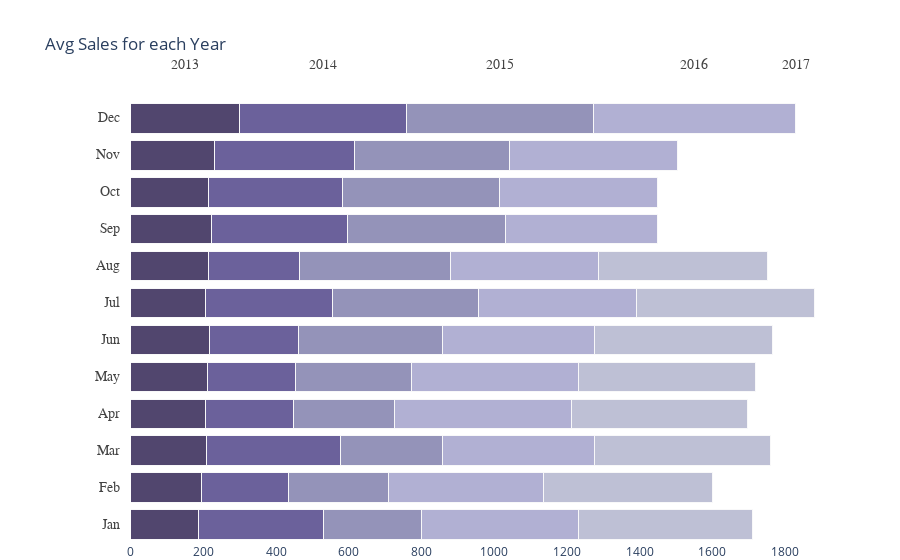

This figure's notebook cell:
### Code cell
# Sales across the years NOTE no data for year 2017
df_2013 = train1[train1['year']==2013][['month','sales']]
df_2013 = df_2013.groupby('month').agg({"sales" : "mean"}).reset_index().rename(columns={'sales':'s13'})
df_2014 = train1[train1['year']==2014][['month','sales']]
df_2014 = df_2014.groupby('month').agg({"sales" : "mean"}).reset_index().rename(columns={'sales':'s14'})
df_2015 = train1[train1['year']==2015][['month','sales']]
df_2015 = df_2015.groupby('month').agg({"sales" : "mean"}).reset_index().rename(columns={'sales':'s15'})
df_2016 = train1[train1['year']==2016][['month','sales']]
df_2016 = df_2016.groupby('month').agg({"sales" : "mean"}).reset_index().rename(columns={'sales':'s16'})
df_2017 = train1[train1['year']==2017][['month','sales']]
df_2017 = df_2017.groupby('month').agg({"sales" : "mean"}).reset_index()
df_2017_no = pd.DataFrame({'month': [9,10,11,12], 'sales':[0,0,0,0]})
df_2017 = df_2017.append(df_2017_no).rename(columns={'sales':'s17'})
df_year = df_2013.merge(df_2014,on='month').merge(df_2015,on='month').merge(df_2016,on='month').merge(df_2017,on='month')

# top levels
top_labels = ['2013', '2014', '2015', '2016', '2017']

colors = ['rgba(38, 24, 74, 0.8)', 'rgba(71, 58, 131, 0.8)',
          'rgba(122, 120, 168, 0.8)', 'rgba(164, 163, 204, 0.85)',
          'rgba(190, 192, 213, 1)']

# X axis value 
df_year = df_year[['s13','s14','s15','s16','s17']].replace(np.nan,0)
x_data = df_year.values

# y axis value (Month)
df_2013['month'] =['Jan','Feb','Mar','Apr','May','Jun','Jul','Aug','Sep','Oct','Nov','Dec']
y_data = df_2013['month'].tolist()

fig = go.Figure()
for i in range(0, len(x_data[0])):
    for xd, yd in zip(x_data, y_data):
        fig.add_trace(go.Bar(
            x=[xd[i]], y=[yd],
            orientation='h',
            marker=dict(
                color=colors[i],
                line=dict(color='rgb(248, 248, 249)', width=1)
            )
        ))

fig.update_layout(title='Avg Sales for each Year',
    xaxis=dict(showgrid=False, 
               zeroline=False, domain=[0.15, 1]),
    yaxis=dict(showgrid=False, showline=False,
               showticklabels=False, zeroline=False),
    barmode='stack', 
    template="plotly_white",
    margin=dict(l=0, r=50, t=100, b=10),
    showlegend=False, 
)

annotations = []
for yd, xd in zip(y_data, x_data):
    # labeling the y-axis
    annotations.append(dict(xref='paper', yref='y',
                            x=0.14, y=yd,
                            xanchor='right',
                            text=str(yd),
                            font=dict(family='Arial', size=14,
                                      color='rgb(67, 67, 67)'),
                            showarrow=False, align='right'))
    # labeling the first Likert scale (on the top)
    if yd == y_data[-1]:
        annotations.append(dict(xref='x', yref='paper',
                                x=xd[0] / 2, y=1.1,
                                text=top_labels[0],
                                font=dict(family='Arial', size=14,
                                          color='rgb(67, 67, 67)'),
                          showarrow=False))
    space = xd[0]
    for i in range(1, len(xd)):
            # labeling the Likert scale
            if yd == y_data[-1]:
                annotations.append(dict(xref='x', yref='paper',
                                        x=space + (xd[i]/2), y=1.1,
                                        text=top_labels[i],
                                        font=dict(family='Arial', size=14,
                                                  color='rgb(67, 67, 67)'),
                                        showarrow=False))
            space += xd[i]
fig.update_layout(
    annotations=annotations)
fig.show()

### Figure 1 — Plotly figure (JSON) as saved in the notebook; plotly's stock layout.template omitted (floating-point values rounded to 4 significant figures)
{"data": [{"marker": {"color": "rgba(38, 24, 74, 0.8)", "line": {"color": "rgb(248, 248, 249)", "width": 1}}, "orientation": "h", "type": "bar", "x": [187.0], "y": ["Jan"]}, {"marker": {"color": "rgba(38, 24, 74, 0.8)", "line": {"color": "rgb(248, 248, 249)", "width": 1}}, "orientation": "h", "type": "bar", "x": [193.6], "y": ["Feb"]}, {"marker": {"color": "rgba(38, 24, 74, 0.8)", "line": {"color": "rgb(248, 248, 249)", "width": 1}}, "orientation": "h", "type": "bar", "x": [206.9], "y": ["Mar"]}, {"marker": {"color": "rgba(38, 24, 74, 0.8)", "line": {"color": "rgb(248, 248, 249)", "width": 1}}, "orientation": "h", "type": "bar", "x": [205.6], "y": ["Apr"]}, {"marker": {"color": "rgba(38, 24, 74, 0.8)", "line": {"color": "rgb(248, 248, 249)", "width": 1}}, "orientation": "h", "type": "bar", "x": [210.2], "y": ["May"]}, {"marker": {"color": "rgba(38, 24, 74, 0.8)", "line": {"color": "rgb(248, 248, 249)", "width": 1}}, "orientation": "h", "type": "bar", "x": [215.7], "y": ["Jun"]}, {"marker": {"color": "rgba(38, 24, 74, 0.8)", "line": {"color": "rgb(248, 248, 249)", "width": 1}}, "orientation": "h", "type": "bar", "x": [204.0], "y": ["Jul"]}, {"marker": {"color": "rgba(38, 24, 74, 0.8)", "line": {"color": "rgb(248, 248, 249)", "width": 1}}, "orientation": "h", "type": "bar", "x": [212.5], "y": ["Aug"]}, {"marker": {"color": "rgba(38, 24, 74, 0.8)", "line": {"color": "rgb(248, 248, 249)", "width": 1}}, "orientation": "h", "type": "bar", "x": [220.6], "y": ["Sep"]}, {"marker": {"color": "rgba(38, 24, 74, 0.8)", "line": {"color": "rgb(248, 248, 249)", "width": 1}}, "orientation": "h", "type": "bar", "x": [213.2], "y": ["Oct"]}, {"marker": {"color": "rgba(38, 24, 74, 0.8)", "line": {"color": "rgb(248, 248, 249)", "width": 1}}, "orientation": "h", "type": "bar", "x": [231.1], "y": ["Nov"]}, {"marker": {"color": "rgba(38, 24, 74, 0.8)", "line": {"color": "rgb(248, 248, 249)", "width": 1}}, "orientation": "h", "type": "bar", "x": [298.7], "y": ["Dec"]}, {"marker": {"color": "rgba(71, 58, 131, 0.8)", "line": {"color": "rgb(248, 248, 249)", "width": 1}}, "orientation": "h", "type": "bar", "x": [342.3], "y": ["Jan"]}, {"marker": {"color": "rgba(71, 58, 131, 0.8)", "line": {"color": "rgb(248, 248, 249)", "width": 1}}, "orientation": "h", "type": "bar", "x": [241.3], "y": ["Feb"]}, {"marker": {"color": "rgba(71, 58, 131, 0.8)", "line": {"color": "rgb(248, 248, 249)", "width": 1}}, "orientation": "h", "type": "bar", "x": [368.7], "y": ["Mar"]}, {"marker": {"color": "rgba(71, 58, 131, 0.8)", "line": {"color": "rgb(248, 248, 249)", "width": 1}}, "orientation": "h", "type": "bar", "x": [240.6], "y": ["Apr"]}, {"marker": {"color": "rgba(71, 58, 131, 0.8)", "line": {"color": "rgb(248, 248, 249)", "width": 1}}, "orientation": "h", "type": "bar", "x": [242.2], "y": ["May"]}, {"marker": {"color": "rgba(71, 58, 131, 0.8)", "line": {"color": "rgb(248, 248, 249)", "width": 1}}, "orientation": "h", "type": "bar", "x": [244.6], "y": ["Jun"]}, {"marker": {"color": "rgba(71, 58, 131, 0.8)", "line": {"color": "rgb(248, 248, 249)", "width": 1}}, "orientation": "h", "type": "bar", "x": [350.8], "y": ["Jul"]}, {"marker": {"color": "rgba(71, 58, 131, 0.8)", "line": {"color": "rgb(248, 248, 249)", "width": 1}}, "orientation": "h", "type": "bar", "x": [251.4], "y": ["Aug"]}, {"marker": {"color": "rgba(71, 58, 131, 0.8)", "line": {"color": "rgb(248, 248, 249)", "width": 1}}, "orientation": "h", "type": "bar", "x": [374.5], "y": ["Sep"]}, {"marker": {"color": "rgba(71, 58, 131, 0.8)", "line": {"color": "rgb(248, 248, 249)", "width": 1}}, "orientation": "h", "type": "bar", "x": [369.2], "y": ["Oct"]}, {"marker": {"color": "rgba(71, 58, 131, 0.8)", "line": {"color": "rgb(248, 248, 249)", "width": 1}}, "orientation": "h", "type": "bar", "x": [384.1], "y": ["Nov"]}, {"marker": {"color": "rgba(71, 58, 131, 0.8)", "line": {"color": "rgb(248, 248, 249)", "width": 1}}, "orientation": "h", "type": "bar", "x": [459.8], "y": ["Dec"]}, {"marker": {"color": "rgba(122, 120, 168, 0.8)", "line": {"color": "rgb(248, 248, 249)", "width": 1}}, "orientation": "h", "type": "bar", "x": [269.7], "y": ["Jan"]}, {"marker": {"color": "rgba(122, 120, 168, 0.8)", "line": {"color": "rgb(248, 248, 249)", "width": 1}}, "orientation": "h", "type": "bar", "x": [275.4], "y": ["Feb"]}, {"marker": {"color": "rgba(122, 120, 168, 0.8)", "line": {"color": "rgb(248, 248, 249)", "width": 1}}, "orientation": "h", "type": "bar", "x": [282.4], "y": ["Mar"]}, {"marker": {"color": "rgba(122, 120, 168, 0.8)", "line": {"color": "rgb(248, 248, 249)", "width": 1}}, "orientation": "h", "type": "bar", "x": [279.7], "y": ["Apr"]}, {"marker": {"color": "rgba(122, 120, 168, 0.8)", "line": {"color": "rgb(248, 248, 249)", "width": 1}}, "orientation": "h", "type": "bar", "x": [321.0], "y": ["May"]}, {"marker": {"color": "rgba(122, 120, 168, 0.8)", "line": {"color": "rgb(248, 248, 249)", "width": 1}}, "orientation": "h", "type": "bar", "x": [397.2], "y": ["Jun"]}, {"marker": {"color": "rgba(122, 120, 168, 0.8)", "line": {"color": "rgb(248, 248, 249)", "width": 1}}, "orientation": "h", "type": "bar", "x": [403.0], "y": ["Jul"]}, {"marker": {"color": "rgba(122, 120, 168, 0.8)", "line": {"color": "rgb(248, 248, 249)", "width": 1}}, "orientation": "h", "type": "bar", "x": [415.7], "y": ["Aug"]}, {"marker": {"color": "rgba(122, 120, 168, 0.8)", "line": {"color": "rgb(248, 248, 249)", "width": 1}}, "orientation": "h", "type": "bar", "x": [434.7], "y": ["Sep"]}, {"marker": {"color": "rgba(122, 120, 168, 0.8)", "line": {"color": "rgb(248, 248, 249)", "width": 1}}, "orientation": "h", "type": "bar", "x": [432.2], "y": ["Oct"]}, {"marker": {"color": "rgba(122, 120, 168, 0.8)", "line": {"color": "rgb(248, 248, 249)", "width": 1}}, "orientation": "h", "type": "bar", "x": [426.6], "y": ["Nov"]}, {"marker": {"color": "rgba(122, 120, 168, 0.8)", "line": {"color": "rgb(248, 248, 249)", "width": 1}}, "orientation": "h", "type": "bar", "x": [513.8], "y": ["Dec"]}, {"marker": {"color": "rgba(164, 163, 204, 0.85)", "line": {"color": "rgb(248, 248, 249)", "width": 1}}, "orientation": "h", "type": "bar", "x": [434.1], "y": ["Jan"]}, {"marker": {"color": "rgba(164, 163, 204, 0.85)", "line": {"color": "rgb(248, 248, 249)", "width": 1}}, "orientation": "h", "type": "bar", "x": [424.7], "y": ["Feb"]}, {"marker": {"color": "rgba(164, 163, 204, 0.85)", "line": {"color": "rgb(248, 248, 249)", "width": 1}}, "orientation": "h", "type": "bar", "x": [418.7], "y": ["Mar"]}, {"marker": {"color": "rgba(164, 163, 204, 0.85)", "line": {"color": "rgb(248, 248, 249)", "width": 1}}, "orientation": "h", "type": "bar", "x": [488.1], "y": ["Apr"]}, {"marker": {"color": "rgba(164, 163, 204, 0.85)", "line": {"color": "rgb(248, 248, 249)", "width": 1}}, "orientation": "h", "type": "bar", "x": [457.7], "y": ["May"]}, {"marker": {"color": "rgba(164, 163, 204, 0.85)", "line": {"color": "rgb(248, 248, 249)", "width": 1}}, "orientation": "h", "type": "bar", "x": [419.6], "y": ["Jun"]}, {"marker": {"color": "rgba(164, 163, 204, 0.85)", "line": {"color": "rgb(248, 248, 249)", "width": 1}}, "orientation": "h", "type": "bar", "x": [432.6], "y": ["Jul"]}, {"marker": {"color": "rgba(164, 163, 204, 0.85)", "line": {"color": "rgb(248, 248, 249)", "width": 1}}, "orientation": "h", "type": "bar", "x": [406.4], "y": ["Aug"]}, {"marker": {"color": "rgba(164, 163, 204, 0.85)", "line": {"color": "rgb(248, 248, 249)", "width": 1}}, "orientation": "h", "type": "bar", "x": [419.3], "y": ["Sep"]}, {"marker": {"color": "rgba(164, 163, 204, 0.85)", "line": {"color": "rgb(248, 248, 249)", "width": 1}}, "orientation": "h", "type": "bar", "x": [435.0], "y": ["Oct"]}, {"marker": {"color": "rgba(164, 163, 204, 0.85)", "line": {"color": "rgb(248, 248, 249)", "width": 1}}, "orientation": "h", "type": "bar", "x": [462.9], "y": ["Nov"]}, {"marker": {"color": "rgba(164, 163, 204, 0.85)", "line": {"color": "rgb(248, 248, 249)", "width": 1}}, "orientation": "h", "type": "bar", "x": [557.1], "y": ["Dec"]}, {"marker": {"color": "rgba(190, 192, 213, 1)", "line": {"color": "rgb(248, 248, 249)", "width": 1}}, "orientation": "h", "type": "bar", "x": [476.6], "y": ["Jan"]}, {"marker": {"color": "rgba(190, 192, 213, 1)", "line": {"color": "rgb(248, 248, 249)", "width": 1}}, "orientation": "h", "type": "bar", "x": [466.0], "y": ["Feb"]}, {"marker": {"color": "rgba(190, 192, 213, 1)", "line": {"color": "rgb(248, 248, 249)", "width": 1}}, "orientation": "h", "type": "bar", "x": [483.4], "y": ["Mar"]}, {"marker": {"color": "rgba(190, 192, 213, 1)", "line": {"color": "rgb(248, 248, 249)", "width": 1}}, "orientation": "h", "type": "bar", "x": [482.2], "y": ["Apr"]}, {"marker": {"color": "rgba(190, 192, 213, 1)", "line": {"color": "rgb(248, 248, 249)", "width": 1}}, "orientation": "h", "type": "bar", "x": [487.2], "y": ["May"]}, {"marker": {"color": "rgba(190, 192, 213, 1)", "line": {"color": "rgb(248, 248, 249)", "width": 1}}, "orientation": "h", "type": "bar", "x": [488.7], "y": ["Jun"]}, {"marker": {"color": "rgba(190, 192, 213, 1)", "line": {"color": "rgb(248, 248, 249)", "width": 1}}, "orientation": "h", "type": "bar", "x": [489.9], "y": ["Jul"]}, {"marker": {"color": "rgba(190, 192, 213, 1)", "line": {"color": "rgb(248, 248, 249)", "width": 1}}, "orientation": "h", "type": "bar", "x": [465.1], "y": ["Aug"]}, {"marker": {"color": "rgba(190, 192, 213, 1)", "line": {"color": "rgb(248, 248, 249)", "width": 1}}, "orientation": "h", "type": "bar", "x": [0], "y": ["Sep"]}, {"marker": {"color": "rgba(190, 192, 213, 1)", "line": {"color": "rgb(248, 248, 249)", "width": 1}}, "orientation": "h", "type": "bar", "x": [0], "y": ["Oct"]}, {"marker": {"color": "rgba(190, 192, 213, 1)", "line": {"color": "rgb(248, 248, 249)", "width": 1}}, "orientation": "h", "type": "bar", "x": [0], "y": ["Nov"]}, {"marker": {"color": "rgba(190, 192, 213, 1)", "line": {"color": "rgb(248, 248, 249)", "width": 1}}, "orientation": "h", "type": "bar", "x": [0], "y": ["Dec"]}], "layout": {"annotations": [{"align": "right", "font": {"color": "rgb(67, 67, 67)", "family": "Arial", "size": 14}, "showarrow": false, "text": "Jan", "x": 0.14, "xanchor": "right", "xref": "paper", "y": "Jan", "yref": "y"}, {"align": "right", "font": {"color": "rgb(67, 67, 67)", "family": "Arial", "size": 14}, "showarrow": false, "text": "Feb", "x": 0.14, "xanchor": "right", "xref": "paper", "y": "Feb", "yref": "y"}, {"align": "right", "font": {"color": "rgb(67, 67, 67)", "family": "Arial", "size": 14}, "showarrow": false, "text": "Mar", "x": 0.14, "xanchor": "right", "xref": "paper", "y": "Mar", "yref": "y"}, {"align": "right", "font": {"color": "rgb(67, 67, 67)", "family": "Arial", "size": 14}, "showarrow": false, "text": "Apr", "x": 0.14, "xanchor": "right", "xref": "paper", "y": "Apr", "yref": "y"}, {"align": "right", "font": {"color": "rgb(67, 67, 67)", "family": "Arial", "size": 14}, "showarrow": false, "text": "May", "x": 0.14, "xanchor": "right", "xref": "paper", "y": "May", "yref": "y"}, {"align": "right", "font": {"color": "rgb(67, 67, 67)", "family": "Arial", "size": 14}, "showarrow": false, "text": "Jun", "x": 0.14, "xanchor": "right", "xref": "paper", "y": "Jun", "yref": "y"}, {"align": "right", "font": {"color": "rgb(67, 67, 67)", "family": "Arial", "size": 14}, "showarrow": false, "text": "Jul", "x": 0.14, "xanchor": "right", "xref": "paper", "y": "Jul", "yref": "y"}, {"align": "right", "font": {"color": "rgb(67, 67, 67)", "family": "Arial", "size": 14}, "showarrow": false, "text": "Aug", "x": 0.14, "xanchor": "right", "xref": "paper", "y": "Aug", "yref": "y"}, {"align": "right", "font": {"color": "rgb(67, 67, 67)", "family": "Arial", "size": 14}, "showarrow": false, "text": "Sep", "x": 0.14, "xanchor": "right", "xref": "paper", "y": "Sep", "yref": "y"}, {"align": "right", "font": {"color": "rgb(67, 67, 67)", "family": "Arial", "size": 14}, "showarrow": false, "text": "Oct", "x": 0.14, "xanchor": "right", "xref": "paper", "y": "Oct", "yref": "y"}, {"align": "right", "font": {"color": "rgb(67, 67, 67)", "family": "Arial", "size": 14}, "showarrow": false, "text": "Nov", "x": 0.14, "xanchor": "right", "xref": "paper", "y": "Nov", "yref": "y"}, {"align": "right", "font": {"color": "rgb(67, 67, 67)", "family": "Arial", "size": 14}, "showarrow": false, "text": "Dec", "x": 0.14, "xanchor": "right", "xref": "paper", "y": "Dec", "yref": "y"}, {"font": {"color": "rgb(67, 67, 67)", "family": "Arial", "size": 14}, "showarrow": false, "text": "2013", "x": 149.3, "xref": "x", "y": 1.1, "yref": "paper"}, {"font": {"color": "rgb(67, 67, 67)", "family": "Arial", "size": 14}, "showarrow": false, "text": "2014", "x": 528.6, "xref": "x", "y": 1.1, "yref": "paper"}, {"font": {"color": "rgb(67, 67, 67)", "family": "Arial", "size": 14}, "showarrow": false, "text": "2015", "x": 1015.0, "xref": "x", "y": 1.1, "yref": "paper"}, {"font": {"color": "rgb(67, 67, 67)", "family": "Arial", "size": 14}, "showarrow": false, "text": "2016", "x": 1551.0, "xref": "x", "y": 1.1, "yref": "paper"}, {"font": {"color": "rgb(67, 67, 67)", "family": "Arial", "size": 14}, "showarrow": false, "text": "2017", "x": 1829.0, "xref": "x", "y": 1.1, "yref": "paper"}], "barmode": "stack", "margin": {"b": 10, "l": 0, "r": 50, "t": 100}, "showlegend": false, "title": {"text": "Avg Sales for each Year"}, "xaxis": {"domain": [0.15, 1], "showgrid": false, "zeroline": false}, "yaxis": {"showgrid": false, "showline": false, "showticklabels": false, "zeroline": false}}}
